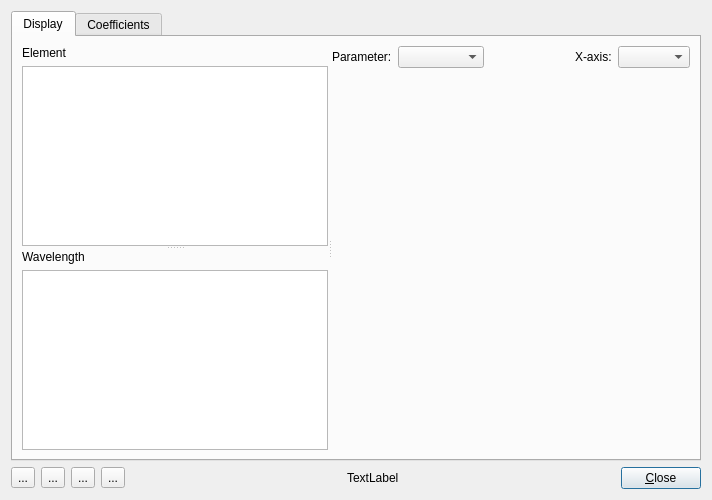
<?xml version="1.0" encoding="UTF-8"?>
<ui version="4.0">
 <class>ElementDataDialog</class>
 <widget class="QDialog" name="ElementDataDialog">
  <property name="geometry">
   <rect>
    <x>0</x>
    <y>0</y>
    <width>712</width>
    <height>500</height>
   </rect>
  </property>
  <property name="windowTitle">
   <string>Anomalous Scattering</string>
  </property>
  <layout class="QVBoxLayout" name="verticalLayout">
   <item>
    <widget class="QTabWidget" name="tabWidget">
     <property name="currentIndex">
      <number>0</number>
     </property>
     <widget class="QWidget" name="tab">
      <attribute name="title">
       <string>Display</string>
      </attribute>
      <layout class="QGridLayout" name="gridLayout">
       <item row="0" column="0">
        <widget class="QSplitter" name="splitterDisplay">
         <property name="orientation">
          <enum>Qt::Horizontal</enum>
         </property>
         <widget class="QSplitter" name="splitterList">
          <property name="orientation">
           <enum>Qt::Vertical</enum>
          </property>
          <widget class="QWidget" name="layoutWidget">
           <layout class="QVBoxLayout" name="verticalLayout_2">
            <item>
             <widget class="QLabel" name="label_5">
              <property name="text">
               <string>Element</string>
              </property>
             </widget>
            </item>
            <item>
             <widget class="QListWidget" name="listWidgetDisplay">
              <property name="sizePolicy">
               <sizepolicy hsizetype="Expanding" vsizetype="Expanding">
                <horstretch>0</horstretch>
                <verstretch>0</verstretch>
               </sizepolicy>
              </property>
              <property name="selectionMode">
               <enum>QAbstractItemView::ExtendedSelection</enum>
              </property>
             </widget>
            </item>
           </layout>
          </widget>
          <widget class="QWidget" name="layoutWidget">
           <layout class="QVBoxLayout" name="verticalLayout_4">
            <item>
             <widget class="QLabel" name="label_2">
              <property name="text">
               <string>Wavelength</string>
              </property>
             </widget>
            </item>
            <item>
             <widget class="QListWidget" name="listWidgetWavelength">
              <property name="selectionMode">
               <enum>QAbstractItemView::ExtendedSelection</enum>
              </property>
             </widget>
            </item>
           </layout>
          </widget>
         </widget>
         <widget class="QWidget" name="layoutWidget">
          <layout class="QVBoxLayout" name="verticalLayout_3">
           <item>
            <layout class="QHBoxLayout" name="horizontalLayout_2">
             <item>
              <widget class="QLabel" name="label">
               <property name="text">
                <string>Parameter:</string>
               </property>
              </widget>
             </item>
             <item>
              <widget class="QComboBox" name="comboBoxDisplayParam">
               <property name="sizePolicy">
                <sizepolicy hsizetype="Expanding" vsizetype="Fixed">
                 <horstretch>0</horstretch>
                 <verstretch>0</verstretch>
                </sizepolicy>
               </property>
              </widget>
             </item>
             <item>
              <spacer name="horizontalSpacer">
               <property name="orientation">
                <enum>Qt::Horizontal</enum>
               </property>
               <property name="sizeHint" stdset="0">
                <size>
                 <width>40</width>
                 <height>20</height>
                </size>
               </property>
              </spacer>
             </item>
             <item>
              <widget class="QLabel" name="label_7">
               <property name="text">
                <string>X-axis:</string>
               </property>
              </widget>
             </item>
             <item>
              <widget class="QComboBox" name="comboBoxXunit"/>
             </item>
            </layout>
           </item>
           <item>
            <widget class="QCustomPlot" name="plotParam" native="true">
             <property name="sizePolicy">
              <sizepolicy hsizetype="Expanding" vsizetype="Expanding">
               <horstretch>0</horstretch>
               <verstretch>0</verstretch>
              </sizepolicy>
             </property>
            </widget>
           </item>
          </layout>
         </widget>
        </widget>
       </item>
      </layout>
     </widget>
     <widget class="QWidget" name="tab_2">
      <attribute name="title">
       <string>Coefficients</string>
      </attribute>
      <layout class="QHBoxLayout" name="horizontalLayout_3">
       <item>
        <layout class="QGridLayout" name="gridLayout_5">
         <item row="5" column="0" colspan="2">
          <layout class="QGridLayout" name="gridLayout_4"/>
         </item>
         <item row="3" column="0">
          <widget class="QLabel" name="label_4">
           <property name="text">
            <string>Wavelength:</string>
           </property>
          </widget>
         </item>
         <item row="4" column="0" colspan="2">
          <spacer name="verticalSpacer">
           <property name="orientation">
            <enum>Qt::Vertical</enum>
           </property>
           <property name="sizeHint" stdset="0">
            <size>
             <width>20</width>
             <height>40</height>
            </size>
           </property>
          </spacer>
         </item>
         <item row="2" column="1">
          <widget class="QDoubleSpinBox" name="doubleSpinBoxEnergy">
           <property name="suffix">
            <string> keV</string>
           </property>
           <property name="decimals">
            <number>6</number>
           </property>
           <property name="minimum">
            <double>2.000000000000000</double>
           </property>
           <property name="maximum">
            <double>400.000000000000000</double>
           </property>
           <property name="singleStep">
            <double>0.100000000000000</double>
           </property>
          </widget>
         </item>
         <item row="2" column="0">
          <widget class="QLabel" name="label_3">
           <property name="text">
            <string>X-ray energy:</string>
           </property>
          </widget>
         </item>
         <item row="3" column="1">
          <widget class="QDoubleSpinBox" name="doubleSpinBoxWavelength">
           <property name="suffix">
            <string> nm</string>
           </property>
           <property name="decimals">
            <number>6</number>
           </property>
           <property name="minimum">
            <double>0.003000000000000</double>
           </property>
           <property name="maximum">
            <double>0.620000000000000</double>
           </property>
           <property name="singleStep">
            <double>0.010000000000000</double>
           </property>
          </widget>
         </item>
         <item row="0" column="1">
          <widget class="WaveLengthComboBox" name="comboBoxEmissionLines"/>
         </item>
         <item row="0" column="0">
          <widget class="QLabel" name="label_6">
           <property name="text">
            <string>Emission Line:</string>
           </property>
          </widget>
         </item>
         <item row="1" column="0" colspan="2">
          <widget class="QCheckBox" name="checkBoxCustomWl">
           <property name="text">
            <string>Custom</string>
           </property>
          </widget>
         </item>
        </layout>
       </item>
       <item>
        <widget class="QTreeWidget" name="treeWidgetAbsorption">
         <column>
          <property name="text">
           <string notr="true">1</string>
          </property>
         </column>
        </widget>
       </item>
      </layout>
     </widget>
    </widget>
   </item>
   <item>
    <layout class="QHBoxLayout" name="horizontalLayout">
     <item>
      <widget class="QToolButton" name="toolButtonSaveXyData">
       <property name="toolTip">
        <string>Save graph data as text file</string>
       </property>
       <property name="text">
        <string>...</string>
       </property>
       <property name="icon">
        <iconset theme="profex-save">
         <normaloff>.</normaloff>.</iconset>
       </property>
      </widget>
     </item>
     <item>
      <widget class="QToolButton" name="toolButtonSavePdf">
       <property name="toolTip">
        <string>Save graph as PDF file</string>
       </property>
       <property name="text">
        <string>...</string>
       </property>
       <property name="icon">
        <iconset theme="profex-save-pdf">
         <normaloff>.</normaloff>.</iconset>
       </property>
      </widget>
     </item>
     <item>
      <widget class="QToolButton" name="toolButtonSaveMdr">
       <property name="toolTip">
        <string>Save BGMN *.mdr file</string>
       </property>
       <property name="text">
        <string>...</string>
       </property>
       <property name="icon">
        <iconset theme="profex-save-as">
         <normaloff>.</normaloff>.</iconset>
       </property>
      </widget>
     </item>
     <item>
      <widget class="QToolButton" name="toolButtonSaveAno">
       <property name="toolTip">
        <string>Save BGMN *.ano file</string>
       </property>
       <property name="text">
        <string>...</string>
       </property>
       <property name="icon">
        <iconset theme="profex-save-as">
         <normaloff>.</normaloff>.</iconset>
       </property>
      </widget>
     </item>
     <item>
      <spacer name="horizontalSpacer_3">
       <property name="orientation">
        <enum>Qt::Horizontal</enum>
       </property>
       <property name="sizeHint" stdset="0">
        <size>
         <width>40</width>
         <height>20</height>
        </size>
       </property>
      </spacer>
     </item>
     <item>
      <widget class="QLabel" name="labelCoordinates">
       <property name="text">
        <string>TextLabel</string>
       </property>
      </widget>
     </item>
     <item>
      <spacer name="horizontalSpacer_2">
       <property name="orientation">
        <enum>Qt::Horizontal</enum>
       </property>
       <property name="sizeHint" stdset="0">
        <size>
         <width>40</width>
         <height>20</height>
        </size>
       </property>
      </spacer>
     </item>
     <item>
      <widget class="QPushButton" name="pushButton">
       <property name="text">
        <string>&amp;Close</string>
       </property>
      </widget>
     </item>
    </layout>
   </item>
  </layout>
 </widget>
 <customwidgets>
  <customwidget>
   <class>QCustomPlot</class>
   <extends>QWidget</extends>
   <header>3rdparty/qcustomplot/qcustomplot.h</header>
   <container>1</container>
  </customwidget>
  <customwidget>
   <class>WaveLengthComboBox</class>
   <extends>QComboBox</extends>
   <header>wavelengthcombobox.h</header>
  </customwidget>
 </customwidgets>
 <resources/>
 <connections>
  <connection>
   <sender>pushButton</sender>
   <signal>clicked()</signal>
   <receiver>ElementDataDialog</receiver>
   <slot>close()</slot>
   <hints>
    <hint type="sourcelabel">
     <x>701</x>
     <y>489</y>
    </hint>
    <hint type="destinationlabel">
     <x>323</x>
     <y>233</y>
    </hint>
   </hints>
  </connection>
  <connection>
   <sender>toolButtonSaveMdr</sender>
   <signal>clicked()</signal>
   <receiver>ElementDataDialog</receiver>
   <slot>saveMdr()</slot>
   <hints>
    <hint type="sourcelabel">
     <x>93</x>
     <y>488</y>
    </hint>
    <hint type="destinationlabel">
     <x>3</x>
     <y>247</y>
    </hint>
   </hints>
  </connection>
  <connection>
   <sender>toolButtonSaveAno</sender>
   <signal>clicked()</signal>
   <receiver>ElementDataDialog</receiver>
   <slot>saveAno()</slot>
   <hints>
    <hint type="sourcelabel">
     <x>123</x>
     <y>488</y>
    </hint>
    <hint type="destinationlabel">
     <x>6</x>
     <y>326</y>
    </hint>
   </hints>
  </connection>
  <connection>
   <sender>toolButtonSaveXyData</sender>
   <signal>clicked()</signal>
   <receiver>ElementDataDialog</receiver>
   <slot>saveXy()</slot>
   <hints>
    <hint type="sourcelabel">
     <x>24</x>
     <y>488</y>
    </hint>
    <hint type="destinationlabel">
     <x>7</x>
     <y>361</y>
    </hint>
   </hints>
  </connection>
  <connection>
   <sender>toolButtonSavePdf</sender>
   <signal>clicked()</signal>
   <receiver>ElementDataDialog</receiver>
   <slot>savePdf()</slot>
   <hints>
    <hint type="sourcelabel">
     <x>63</x>
     <y>488</y>
    </hint>
    <hint type="destinationlabel">
     <x>64</x>
     <y>386</y>
    </hint>
   </hints>
  </connection>
  <connection>
   <sender>tabWidget</sender>
   <signal>currentChanged(int)</signal>
   <receiver>ElementDataDialog</receiver>
   <slot>tabToggled(int)</slot>
   <hints>
    <hint type="sourcelabel">
     <x>48</x>
     <y>23</y>
    </hint>
    <hint type="destinationlabel">
     <x>73</x>
     <y>1</y>
    </hint>
   </hints>
  </connection>
  <connection>
   <sender>comboBoxXunit</sender>
   <signal>currentIndexChanged(int)</signal>
   <receiver>ElementDataDialog</receiver>
   <slot>xunitChanged()</slot>
   <hints>
    <hint type="sourcelabel">
     <x>644</x>
     <y>65</y>
    </hint>
    <hint type="destinationlabel">
     <x>712</x>
     <y>82</y>
    </hint>
   </hints>
  </connection>
 </connections>
 <slots>
  <slot>saveMdr()</slot>
  <slot>saveAno()</slot>
  <slot>saveXy()</slot>
  <slot>savePdf()</slot>
  <slot>displayWavelengthChanged()</slot>
  <slot>tabToggled(int)</slot>
  <slot>xunitChanged()</slot>
 </slots>
</ui>
